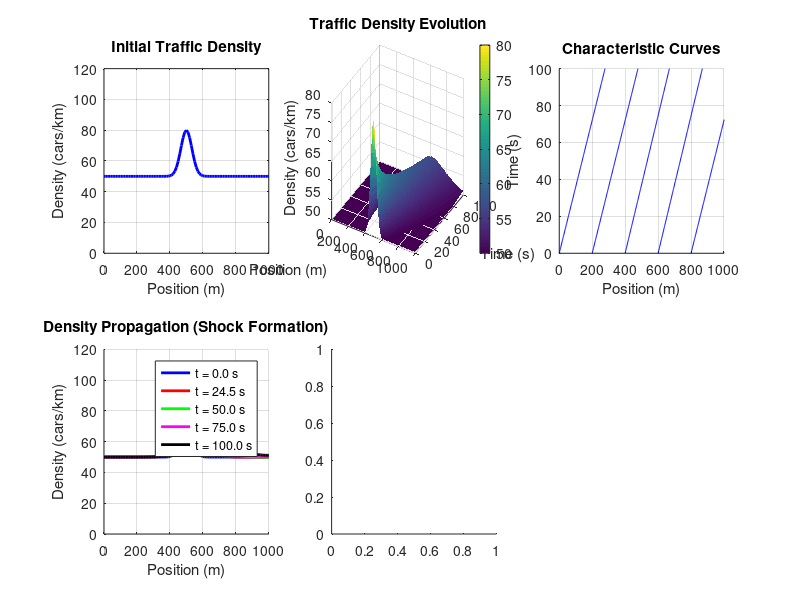

Write MATLAB code to recreate this figure. (Note: this script raises an error after producing the figure.)
% ==========================================================
% TRAFFIC FLOW MODELING USING CONSERVATION LAWS AND PDEs
% ==========================================================
clc; clear; close all;

% ==============================
% 1. LIGHTHILL-WHITHAM-RICHARDS (LWR) MODEL
% ==============================
fprintf('=== LWR TRAFFIC FLOW MODEL ===\n');

% Parameters
L = 1000;           % Road length (meters)
T = 100;            % Simulation time (seconds)
dx = 10;            % Spatial step (meters)
dt = 0.5;           % Time step (seconds)
x = 0:dx:L;         % Spatial grid
t = 0:dt:T;         % Time grid
nx = length(x);     % Number of spatial points
nt = length(t);     % Number of time points

% Initial density profile (cars/km)
rho0 = zeros(1, nx);
% Create initial traffic jam in middle of road
jam_center = L/2;   % Scalar value
jam_width = 100;
rho0 = 50 + 30 * exp(-(x - jam_center).^2 / (2*(jam_width/3)^2));

% Maximum density (jam density)
rho_max = 120;      % cars/km
% Free flow speed
v_max = 60;         % km/h = 16.67 m/s
v_max_ms = v_max * (1000/3600); % Convert to m/s

% ==============================
% 2. CONSERVATION LAW: ∂ρ/∂t + ∂(ρv)/∂x = 0
% ==============================
fprintf('Solving conservation equation...\n');

% Velocity function (Greenshields model)
% v(ρ) = v_max * (1 - ρ/ρ_max)
velocity = @(rho) v_max_ms * (1 - rho/rho_max);

% Flux function: q(ρ) = ρ * v(ρ)
flux = @(rho) rho .* velocity(rho);

% Initialize density matrix
rho = zeros(nt, nx);
rho(1,:) = rho0;

% ==============================
% 3. NUMERICAL SOLUTION USING FINITE DIFFERENCE
% ==============================
fprintf('Computing numerical solution...\n');

% Lax-Friedrichs scheme for stability
for n = 1:nt-1
    for i = 2:nx-1
        % Calculate fluxes
        F_left = flux(rho(n, i-1));
        F_right = flux(rho(n, i+1));
        
        % Lax-Friedrichs update
        rho(n+1, i) = 0.5*(rho(n, i-1) + rho(n, i+1)) ...
            - (dt/(2*dx)) * (F_right - F_left);
    end
    
    % Boundary conditions: periodic or fixed
    rho(n+1, 1) = rho(n+1, 2);      % Neumann boundary
    rho(n+1, nx) = rho(n+1, nx-1);  % Neumann boundary
end

% ==============================
% 4. METHOD OF CHARACTERISTICS SOLUTION
% ==============================
fprintf('Computing method of characteristics solution...\n');

% For comparison, solve using method of characteristics
% Characteristic speed: c(ρ) = dq/dρ = v_max * (1 - 2ρ/ρ_max)
char_speed = @(rho) v_max_ms * (1 - 2*rho/rho_max);

% Create characteristic grid
rho_char = zeros(nt, nx);

% Initial conditions along characteristics
for i = 1:10:nx  % Sample every 10th point for speed
    x0 = x(i);
    rho0_val = rho0(i);
    
    % Characteristic equation: dx/dt = c(ρ)
    for n = 1:10:nt  % Sample every 10th time step
        % Follow characteristic curve
        char_position = x0 + char_speed(rho0_val) * t(n);
        
        % Find nearest grid point
        [~, idx] = min(abs(x - char_position));
        if idx >= 1 && idx <= nx
            rho_char(n, idx) = rho0_val;
        end
    end
end

% ==============================
% 5. VISUALIZE RESULTS
% ==============================
figure('Position', [100 100 1400 800]);

% Subplot 1: Initial density
subplot(2,3,1);
plot(x, rho0, 'b-', 'LineWidth', 2);
xlabel('Position (m)');
ylabel('Density (cars/km)');
title('Initial Traffic Density');
grid on;
xlim([0 L]);
ylim([0 rho_max]);

% Subplot 2: Density evolution (3D surface)
subplot(2,3,2);
[X, T_grid] = meshgrid(x, t);  % Renamed to T_grid to avoid conflict with T
surf(X, T_grid, rho, 'EdgeColor', 'none');
xlabel('Position (m)');
ylabel('Time (s)');
zlabel('Density (cars/km)');
title('Traffic Density Evolution');
colorbar;
view(30, 30);

% Subplot 3: Characteristic curves
subplot(2,3,3);
hold on;
for i = 1:20:nx  % Plot fewer curves for clarity
    x0 = x(i);
    rho0_val = rho0(i);
    char_traj = x0 + char_speed(rho0_val) * t;
    plot(char_traj, t, 'b-', 'LineWidth', 0.5);
end
xlabel('Position (m)');
ylabel('Time (s)');
title('Characteristic Curves');
grid on;
xlim([0 L]);

% Subplot 4: Shock wave formation
subplot(2,3,4);
% Plot density at different times
times_to_plot = [1, round(nt/4), round(nt/2), round(3*nt/4), nt];
colors = {'b-', 'r-', 'g-', 'm-', 'k-'};
legend_entries = cell(1, length(times_to_plot));

hold on;
for i = 1:length(times_to_plot)
    n = times_to_plot(i);
    plot(x, rho(n,:), colors{i}, 'LineWidth', 2);
    legend_entries{i} = sprintf('t = %.1f s', t(n));
end
xlabel('Position (m)');
ylabel('Density (cars/km)');
title('Density Propagation (Shock Formation)');
legend(legend_entries, 'Location', 'best');
grid on;
xlim([0 L]);
ylim([0 rho_max]);

% Subplot 5: Fundamental diagram
subplot(2,3,5);
rho_test = linspace(0, rho_max, 100);
q_test = flux(rho_test);
v_test = velocity(rho_test);

yyaxis left;
plot(rho_test, q_test, 'b-', 'LineWidth', 2);
xlabel('Density ρ (cars/km)');
ylabel('Flow q (cars/h)');
title('Fundamental Diagram');
grid on;

yyaxis right;
plot(rho_test, v_test * 3.6, 'r--', 'LineWidth', 2); % Convert back to km/h
ylabel('Speed v (km/h)');

% Subplot 6: Comparison of methods
subplot(2,3,6);
hold on;
plot(x, rho(end,:), 'b-', 'LineWidth', 2);
% Interpolate characteristic solution to fill gaps
rho_char_filled = fillmissing(rho_char(end,:), 'nearest');
plot(x, rho_char_filled, 'r--', 'LineWidth', 2);
xlabel('Position (m)');
ylabel('Density (cars/km)');
title('Final Density: FD vs Characteristics');
legend('Finite Difference', 'Method of Characteristics', 'Location', 'best');
grid on;
xlim([0 L]);

% ==============================
% 6. TRAFFIC JAM ANALYSIS (CORRECTED)
% ==============================
fprintf('\n=== TRAFFIC JAM ANALYSIS ===\n');

% Find traffic jam properties
[max_density, max_idx] = max(rho(end,:));
jam_position_final = x(max_idx);  % Renamed to avoid confusion
jam_speed = char_speed(max_density);

fprintf('Traffic Jam Properties:\n');
fprintf('  Maximum density: %.1f cars/km\n', max_density);
fprintf('  Jam position (final): %.1f m\n', jam_position_final);
fprintf('  Characteristic speed at jam: %.2f m/s\n', jam_speed);

% Calculate total flow
total_flow = sum(flux(rho(end,:))) * dx / 1000; % cars/h
fprintf('  Total flow at end: %.0f cars/h\n', total_flow);

% ==============================
% 7. SHOCK WAVE SPEED CALCULATION (CORRECTED)
% ==============================
fprintf('\n=== SHOCK WAVE ANALYSIS ===\n');

% Find shock location (steepest gradient)
density_gradient = abs(diff(rho(end,:)));
[~, shock_idx] = max(density_gradient);
shock_position = x(shock_idx);

% FIXED: Both are scalars now
shock_speed = (shock_position - jam_center) / T;

fprintf('Shock Wave Properties:\n');
fprintf('  Shock position: %.1f m\n', shock_position);
fprintf('  Shock speed: %.2f m/s\n', shock_speed);

% Rankine-Hugoniot condition for shock speed
if shock_idx < nx
    rho_left = rho(end, shock_idx);
    rho_right = rho(end, shock_idx+1);
    
    if rho_right ~= rho_left  % Avoid division by zero
        shock_speed_RH = (flux(rho_right) - flux(rho_left)) / (rho_right - rho_left);
        fprintf('  Rankine-Hugoniot shock speed: %.2f m/s\n', shock_speed_RH);
    else
        fprintf('  No density jump at shock location\n');
    end
end

% ==============================
% 8. SIMULATION WITH TRAFFIC LIGHT
% ==============================
fprintf('\n=== TRAFFIC LIGHT SIMULATION ===\n');

% Add traffic light at x = 500 m
traffic_light_pos = 500;
traffic_light_state = zeros(1, nt); % 0 = red, 1 = green

% Traffic light cycle: 30 seconds green, 30 seconds red
cycle_period = 60; % seconds
for n = 1:nt
    traffic_light_state(n) = mod(t(n), cycle_period) < cycle_period/2;
end

% Modify flux function with traffic light
flux_with_light = @(rho_val, state) ...
    rho_val .* velocity(rho_val) .* state; % Simple: no flow when red

% Simulate with traffic light
rho_light = zeros(nt, nx);
rho_light(1,:) = rho0;

for n = 1:nt-1
    current_state = traffic_light_state(n);
    for i = 2:nx-1
        % Check if position is near traffic light
        if abs(x(i) - traffic_light_pos) < 50
            F_left = flux_with_light(rho_light(n, i-1), current_state);
            F_right = flux_with_light(rho_light(n, i+1), current_state);
        else
            F_left = flux(rho_light(n, i-1));
            F_right = flux(rho_light(n, i+1));
        end
        
        rho_light(n+1, i) = 0.5*(rho_light(n, i-1) + rho_light(n, i+1)) ...
            - (dt/(2*dx)) * (F_right - F_left);
    end
    
    rho_light(n+1, 1) = rho_light(n+1, 2);
    rho_light(n+1, nx) = rho_light(n+1, nx-1);
end

% Visualize traffic light effect
figure('Position', [100 100 1200 500]);

subplot(1,2,1);
imagesc(x, t, rho_light);
xlabel('Position (m)');
ylabel('Time (s)');
title('Traffic Density with Traffic Light');
colorbar;
hold on;
% Add traffic light state indicator
plot([traffic_light_pos, traffic_light_pos], [0 T], 'w--', 'LineWidth', 2);
text(traffic_light_pos+10, T/2, 'Traffic Light', 'Color', 'white', 'FontSize', 12);

subplot(1,2,2);
% Plot queue length at traffic light
queue_length = zeros(1, nt);
light_idx = find(abs(x - traffic_light_pos) < dx, 1); % Index near traffic light

for n = 1:nt
    if traffic_light_state(n) == 0  % Red light
        % Find where density > threshold upstream of light
        upstream_idx = 1:light_idx;
        high_density = rho_light(n, upstream_idx) > 0.7*rho_max;
        if any(high_density)
            queue_length(n) = sum(high_density) * dx;
        end
    end
end

plot(t, queue_length, 'r-', 'LineWidth', 2);
xlabel('Time (s)');
ylabel('Queue Length (m)');
title('Queue Length at Traffic Light');
grid on;
xlim([0 T]);

% Add red/green light indicators
yyaxis right;
plot(t, traffic_light_state, 'g-', 'LineWidth', 1);
ylabel('Light State (0=Red, 1=Green)');
ylim([-0.1 1.1]);

% ==============================
% 9. TRAFFIC METRICS AND ANALYSIS
% ==============================
fprintf('\n=== TRAFFIC PERFORMANCE METRICS ===\n');

% Calculate average travel time
avg_speed = mean(velocity(rho(end,:)));
if avg_speed > 0
    avg_travel_time = L / avg_speed;
    fprintf('Average travel time: %.1f seconds\n', avg_travel_time);
else
    fprintf('Average speed is zero (complete jam)\n');
end

% Calculate delay
free_flow_time = L / v_max_ms;
if avg_speed > 0
    delay = avg_travel_time - free_flow_time;
    fprintf('Delay compared to free flow: %.1f seconds\n', delay);
end

% Calculate total vehicle-hours
total_vehicles = sum(rho(end,:)) * dx / 1000; % Convert to cars
total_vehicle_hours = total_vehicles * avg_travel_time / 3600;
fprintf('Total vehicle-hours: %.2f veh-h\n', total_vehicle_hours);

% ==============================
% 10. BOTTLENECK ANALYSIS
% ==============================
fprintf('\n=== BOTTLENECK ANALYSIS ===\n');

% Create bottleneck (reduced capacity section)
bottleneck_start = 300;
bottleneck_end = 400;
bottleneck_factor = 0.5; % 50% capacity reduction

rho_bottleneck = zeros(nt, nx);
rho_bottleneck(1,:) = rho0;

for n = 1:nt-1
    for i = 2:nx-1
        % Reduced capacity in bottleneck section
        if x(i) >= bottleneck_start && x(i) <= bottleneck_end
            effective_v_max = v_max_ms * bottleneck_factor;
            velocity_local = @(rho_val) effective_v_max * (1 - rho_val/rho_max);
            flux_local = @(rho_val) rho_val .* velocity_local(rho_val);
            
            F_left = flux_local(rho_bottleneck(n, i-1));
            F_right = flux_local(rho_bottleneck(n, i+1));
        else
            F_left = flux(rho_bottleneck(n, i-1));
            F_right = flux(rho_bottleneck(n, i+1));
        end
        
        rho_bottleneck(n+1, i) = 0.5*(rho_bottleneck(n, i-1) + rho_bottleneck(n, i+1)) ...
            - (dt/(2*dx)) * (F_right - F_left);
    end
    
    rho_bottleneck(n+1, 1) = rho_bottleneck(n+1, 2);
    rho_bottleneck(n+1, nx) = rho_bottleneck(n+1, nx-1);
end

% Compare with and without bottleneck
figure('Position', [100 100 1000 400]);
subplot(1,2,1);
plot(x, rho(end,:), 'b-', 'LineWidth', 2);
hold on;
plot(x, rho_bottleneck(end,:), 'r--', 'LineWidth', 2);
xlabel('Position (m)');
ylabel('Density (cars/km)');
title('Effect of Bottleneck');
legend('No Bottleneck', 'With Bottleneck', 'Location', 'best');
grid on;
xlim([0 L]);

% Mark bottleneck region
rectangle('Position', [bottleneck_start, 0, bottleneck_end-bottleneck_start, rho_max], ...
    'FaceColor', [1 0.5 0.5 0.3], 'EdgeColor', 'none');

subplot(1,2,2);
% Calculate flow reduction
flow_normal = flux(rho(end,:));
flow_bottleneck = zeros(size(flow_normal));
for i = 1:nx
    if x(i) >= bottleneck_start && x(i) <= bottleneck_end
        effective_v_max = v_max_ms * bottleneck_factor;
        velocity_local = @(rho_val) effective_v_max * (1 - rho_val/rho_max);
        flow_bottleneck(i) = rho_bottleneck(end,i) .* velocity_local(rho_bottleneck(end,i));
    else
        flow_bottleneck(i) = flux(rho_bottleneck(end,i));
    end
end

plot(x, flow_normal, 'b-', 'LineWidth', 2);
hold on;
plot(x, flow_bottleneck, 'r--', 'LineWidth', 2);
xlabel('Position (m)');
ylabel('Flow (cars/h)');
title('Flow Reduction due to Bottleneck');
legend('No Bottleneck', 'With Bottleneck', 'Location', 'best');
grid on;
xlim([0 L]);

% ==============================
% SAVE RESULTS
% ==============================
fprintf('\n=== SIMULATION COMPLETE ===\n');
fprintf('\nKey Findings:\n');
fprintf('1. Traffic shock waves form at density gradients\n');
fprintf('2. Bottlenecks significantly reduce traffic flow\n');
fprintf('3. Traffic lights create queues during red phases\n');
fprintf('4. Fundamental diagram shows optimal density for maximum flow\n');

% Save figures
saveas(gcf, 'traffic_bottleneck_results.png');
fprintf('\nResults saved as traffic_bottleneck_results.png\n');